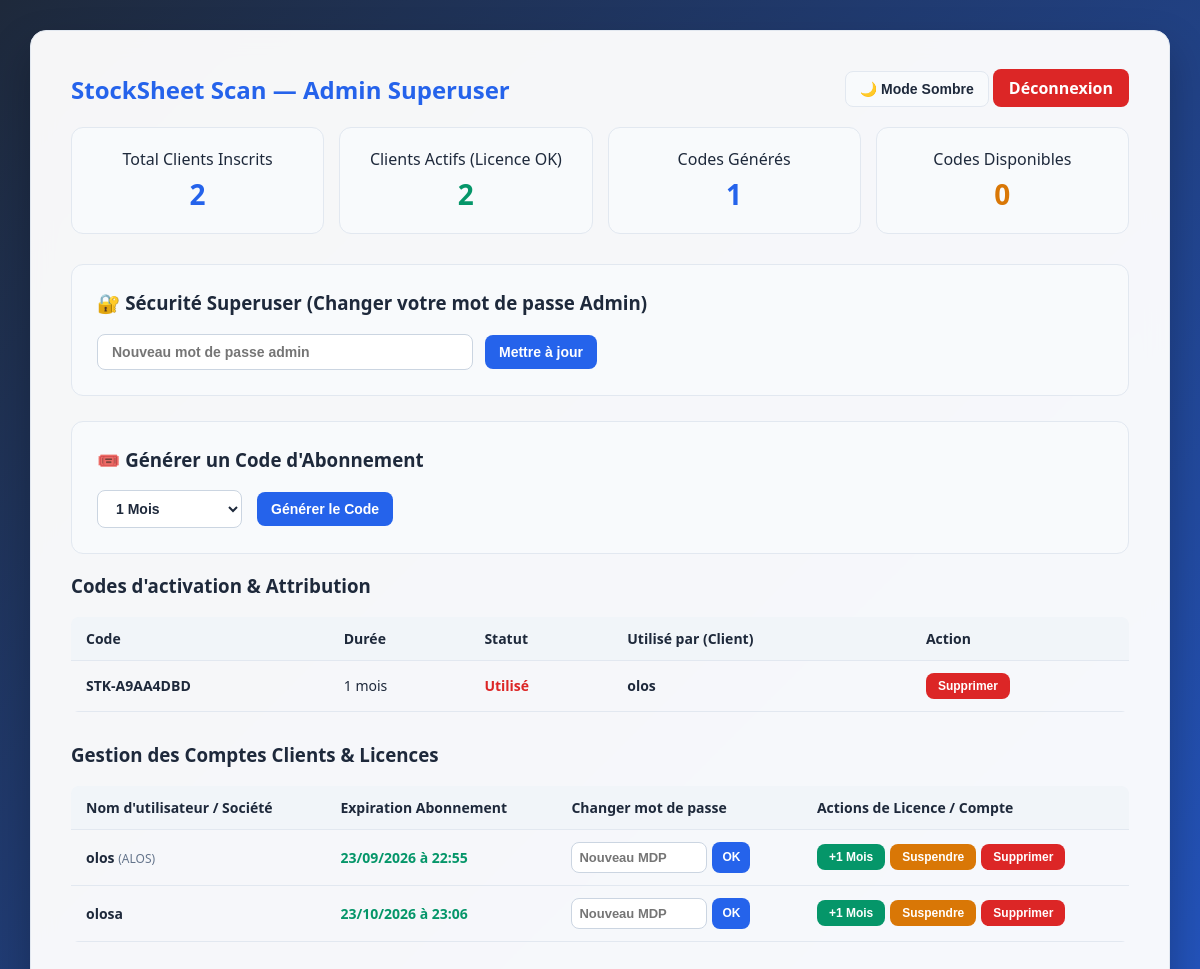
The page /admin (signed in) on the database its author committed.
### app.py (models this page shows)
class ActivationCode(db.Model):
  id = db.Column(db.Integer, primary_key=True)
  code = db.Column(db.String(50), unique=True, nullable=False)
  duration_months = db.Column(db.Integer, nullable=False)
  is_used = db.Column(db.Boolean, default=False)
  used_by = db.Column(db.String(150), nullable=True)

class User(UserMixin, db.Model):
  id = db.Column(db.Integer, primary_key=True)
  username = db.Column(db.String(150), unique=True, nullable=False)
  password = db.Column(db.String(150), nullable=False)
  is_admin = db.Column(db.Boolean, default=False)
  expiry_date = db.Column(db.DateTime, nullable=True)
  company_name = db.Column(db.String(150), nullable=True)
  logo_filename = db.Column(db.String(150), nullable=True)
  ice = db.Column(db.String(50), nullable=True)
  if_tax = db.Column(db.String(50), nullable=True)
  rc = db.Column(db.String(50), nullable=True)
  phone = db.Column(db.String(50), nullable=True)
  address = db.Column(db.String(250), nullable=True)
  email = db.Column(db.String(150), nullable=True)
  website = db.Column(db.String(150), nullable=True)
  currency = db.Column(db.String(10), default='DH')

### app.py (the view)
@app.route('/admin')
@login_required
def admin_dashboard():
  if not current_user.is_admin:
    return redirect(url_for('login'))
  codes = ActivationCode.query.all()
  clients = User.query.filter_by(is_admin=False).all()
  total_clients = len(clients)
  active_clients = sum(
      1 for c in clients if c.expiry_date and c.expiry_date > datetime.utcnow()
  )
  total_codes = len(codes)
  unused_codes = sum(1 for c in codes if not c.is_used)
  return render_template(
      'admin.html',
      codes=codes,
      clients=clients,
      now=datetime.utcnow(),
      total_clients=total_clients,
      active_clients=active_clients,
      total_codes=total_codes,
      unused_codes=unused_codes,
  )

### app.py (called while the page is built)
@login_manager.user_loader
def load_user(user_id):
  return User.query.get(int(user_id))

### templates/admin.html (shortened to what this page needs)
<!DOCTYPE html>
<html lang="fr" data-theme="light">
<head>
</head>
<body>
    <div class="container">
        <div class="nav-admin">
            <h2 style="margin: 0; color: #2563eb;">StockSheet <span>Scan</span> — Admin Superuser</h2>
            <div>
                <button type="button" class="btn-theme" onclick="toggleTheme()" id="themeBtn">🌙 Mode Sombre</button>
                <a href="/logout" class="logout">Déconnexion</a>
            </div>
        </div>
        <div class="stats-grid">
            <div class="stat-card">
                <div>Total Clients Inscrits</div>
                <div class="number">{{ total_clients }}</div>
            </div>
            <div class="stat-card">
                <div>Clients Actifs (Licence OK)</div>
                <div class="number" style="color: #059669;">{{ active_clients }}</div>
            </div>
            <div class="stat-card">
                <div>Codes Générés</div>
                <div class="number">{{ total_codes }}</div>
            </div>
            <div class="stat-card">
                <div>Codes Disponibles</div>
                <div class="number" style="color: #d97706;">{{ unused_codes }}</div>
            </div>
        </div>
        <div class="section-box">
            <h3 style="margin-top: 0;">🔐 Sécurité Superuser (Changer votre mot de passe Admin)</h3>
            <form action="/admin/change_password" method="POST" style="display: flex; gap: 12px; align-items: center; max-width: 500px;">
                <input type="password" name="new_password" placeholder="Nouveau mot de passe admin" required style="flex: 1;">
                <button type="submit">Mettre à jour</button>
            </form>
        </div>
        <div class="section-box">
            <h3 style="margin-top: 0;">🎟️ Générer un Code d'Abonnement</h3>
            <form action="/admin/generate" method="POST" style="display: flex; align-items: center; gap: 15px;">
                <select name="duration">
                    <option value="1">1 Mois</option>
                </select>
                <button type="submit">Générer le Code</button>
            </form>
        </div>
        <h3>Codes d'activation & Attribution</h3>
        <table>
            <tr>
                <th>Code</th>
                <th>Durée</th>
                <th>Statut</th>
                <th>Utilisé par (Client)</th>
                <th>Action</th>
            </tr>
            {% for c in codes %}
            <tr>
                <td><b>{{ c.code }}</b></td>
                <td>{{ c.duration_months }} mois</td>
                <td>
                    <span style="color: {% if c.is_used %}#dc2626{% else %}#059669{% endif %}; font-weight: bold;">
                        {{ "Utilisé" if c.is_used else "Disponible" }}
                    </span>
                </td>
                <td><span style="font-weight: bold;">{{ c.used_by }}</span></td>
                <td>
                    <form action="/admin/code/delete/{{ c.id }}" method="POST" onsubmit="return confirm('Supprimer ce code ?');">
                        <button type="submit" class="btn-danger">Supprimer</button>
                    </form>
                </td>
            </tr>
            {% else %}
            <tr>
                <td colspan="5" style="text-align: center; color: var(--text-muted);">Aucun code généré.</td>
            </tr>
            {% endfor %}
        </table>
        <h3>Gestion des Comptes Clients & Licences</h3>
        <table>
            <tr>
                <th>Nom d'utilisateur / Société</th>
                <th>Expiration Abonnement</th>
                <th>Changer mot de passe</th>
                <th>Actions de Licence / Compte</th>
            </tr>
            {% for client in clients %}
            <tr>
                <td><b>{{ client.username }}</b> {% if client.company_name %}<span style="color:var(--text-muted); font-size:12px;">({{ client.company_name }})</span>{% endif %}</td>
                <td>
                    <span style="color: {% if client.expiry_date and client.expiry_date > now %}#059669{% else %}#dc2626{% endif %}; font-weight: bold;">
                        {{ client.expiry_date.strftime('%d/%m/%Y à %H:%M') if client.expiry_date and client.expiry_date > now else 'Expiré / Inactif' }}
                    </span>
                </td>
                <td>
                    <form action="/admin/client/update/{{ client.id }}" method="POST" style="display:inline; display: flex; gap: 5px;">
                        <input type="text" name="password" placeholder="Nouveau MDP" class="input-inline" required>
                        <button type="submit" style="padding: 6px 10px; font-size: 12px;">OK</button>
                    </form>
                </td>
                <td>
                    <div style="display: flex; gap: 5px; flex-wrap: wrap;">
                        <form action="/admin/client/reactivate/{{ client.id }}" method="POST" onsubmit="return confirm('Réactiver la licence de ce client pour 1 mois ?');">
                            <button type="submit" class="btn-success">+1 Mois</button>
                        </form>
                        <form action="/admin/client/suspend/{{ client.id }}" method="POST" onsubmit="return confirm('Voulez-vous suspendre la licence de ce client ?');">
                            <button type="submit" class="btn-warning">Suspendre</button>
                        </form>
                        <form action="/admin/client/delete/{{ client.id }}" method="POST" onsubmit="return confirm('Supprimer définitivement ce client et toutes ses données de stock ?');">
                            <button type="submit" class="btn-danger">Supprimer</button>
                        </form>
                    </div>
                </td>
            </tr>
            {% else %}
            <tr>
                <td colspan="4" style="text-align: center; color: var(--text-muted);">Aucun client inscrit pour le moment.</td>
            </tr>
            {% endfor %}
        </table>
    </div>
</body>
</html>

### templates/admin.html (style rules this page uses)
:root { --bg-body: linear-gradient(-45deg, #0f172a, #1e3a8a, #2563eb, #1e293b); --bg-container: rgba(255, 255, 255, 0.96); --text-main: #1e293b; --text-muted: #64748b; --border-color: #e2e8f0; --card-bg: #f8fafc; --table-header: #f1f5f9; --input-bg: #ffffff; --input-border: #cbd5e1; }
body { font-family: 'Segoe UI', system-ui, -apple-system, sans-serif; background: var(--bg-body); background-size: 400% 400%; animation: gradientBG 18s ease infinite; color: var(--text-main); margin: 0; padding: 30px; min-height: 100vh; transition: color 0.4s ease; }
.container { max-width: 1100px; margin: auto; background: var(--bg-container); backdrop-filter: blur(12px); padding: 40px; border-radius: 16px; box-shadow: 0 20px 40px rgba(0, 0, 0, 0.25); animation: fadeIn 0.7s cubic-bezier(0.16, 1, 0.3, 1) forwards; border: 1px solid var(--border-color); }
h1, h3 { color: var(--text-main); }
.stats-grid { display: grid; grid-template-columns: repeat(4, 1fr); gap: 15px; margin-bottom: 30px; }
.stat-card { background: var(--card-bg); border: 1px solid var(--border-color); padding: 20px; border-radius: 12px; text-align: center; }
.stat-card .number { font-size: 28px; font-weight: 800; color: #2563eb; margin-top: 5px; }
table { width: 100%; border-collapse: collapse; margin-top: 15px; margin-bottom: 30px; border-radius: 8px; overflow: hidden; }
th, td { padding: 12px 15px; border-bottom: 1px solid var(--border-color); text-align: left; font-size: 14px; color: var(--text-main); }
th { background-color: var(--table-header); color: var(--text-main); font-weight: 700; }
button, select, input { padding: 9px 14px; border-radius: 8px; cursor: pointer; font-weight: 600; font-size: 14px; }
button { background-color: #2563eb; color: white; border: none; transition: 0.2s; }
select, input[type="text"], input[type="password"] { background-color: var(--input-bg); color: var(--text-main); border: 1px solid var(--input-border); }
.nav-admin { display: flex; justify-content: space-between; align-items: center; margin-bottom: 20px; }
.btn-theme { background: var(--card-bg); color: var(--text-main); border: 1px solid var(--border-color); }
.logout { background-color: #dc2626; text-decoration: none; padding: 8px 16px; color: white; border-radius: 8px; font-weight: bold; }
.btn-success { background-color: #059669; padding: 6px 12px; font-size: 12px; }
.btn-warning { background-color: #d97706; padding: 6px 12px; font-size: 12px; }
.btn-danger { background-color: #dc2626; padding: 6px 12px; font-size: 12px; }
.input-inline { padding: 7px; width: 120px; font-size: 13px; }
.section-box { background: var(--card-bg); padding: 25px; border-radius: 12px; border: 1px solid var(--border-color); margin-top: 25px; }

### rows shown on the page
ActivationCode: code "STK-A9AA4DBD", duration_months "1", is_used "Utilisé", used_by "olos"
User: username "olos", company_name "ALOS", expiry_date "23/09/2026 à 22:55"
User: username "olosa", expiry_date "23/10/2026 à 23:06"

### other values the page prints
{{ total_clients }} "2"
{{ active_clients }} "2"
{{ total_codes }} "1"
{{ unused_codes }} "0"
